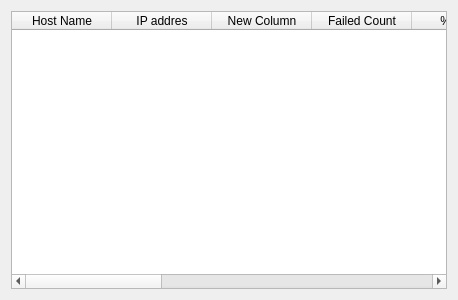
<?xml version="1.0" encoding="UTF-8"?>
<ui version="4.0">
 <class>pingWindow</class>
 <widget class="QWidget" name="pingWindow">
  <property name="geometry">
   <rect>
    <x>0</x>
    <y>0</y>
    <width>458</width>
    <height>300</height>
   </rect>
  </property>
  <property name="windowTitle">
   <string>Ping Window</string>
  </property>
  <layout class="QGridLayout" name="gridLayout">
   <item row="0" column="0">
    <layout class="QVBoxLayout" name="verticalLayout">
     <item>
      <widget class="QTableWidget" name="tableTarget">
       <attribute name="horizontalHeaderMinimumSectionSize">
        <number>57</number>
       </attribute>
       <attribute name="horizontalHeaderShowSortIndicator" stdset="0">
        <bool>false</bool>
       </attribute>
       <column>
        <property name="text">
         <string>Host Name</string>
        </property>
       </column>
       <column>
        <property name="text">
         <string>IP addres</string>
        </property>
       </column>
       <column>
        <property name="text">
         <string>New Column</string>
        </property>
       </column>
       <column>
        <property name="text">
         <string>Failed Count</string>
        </property>
       </column>
       <column>
        <property name="text">
         <string>%Failed</string>
        </property>
       </column>
       <column>
        <property name="text">
         <string>New Column</string>
        </property>
       </column>
       <column>
        <property name="text">
         <string>Last Ping Status</string>
        </property>
       </column>
       <column>
        <property name="text">
         <string>Avarage RTT</string>
        </property>
       </column>
       <column>
        <property name="text">
         <string>min RTT</string>
        </property>
       </column>
       <column>
        <property name="text">
         <string>max RTT</string>
        </property>
       </column>
       <column>
        <property name="text">
         <string>Jitter</string>
        </property>
       </column>
       <column>
        <property name="text">
         <string>Last Result</string>
        </property>
       </column>
      </widget>
     </item>
    </layout>
   </item>
  </layout>
 </widget>
 <resources/>
 <connections/>
</ui>
